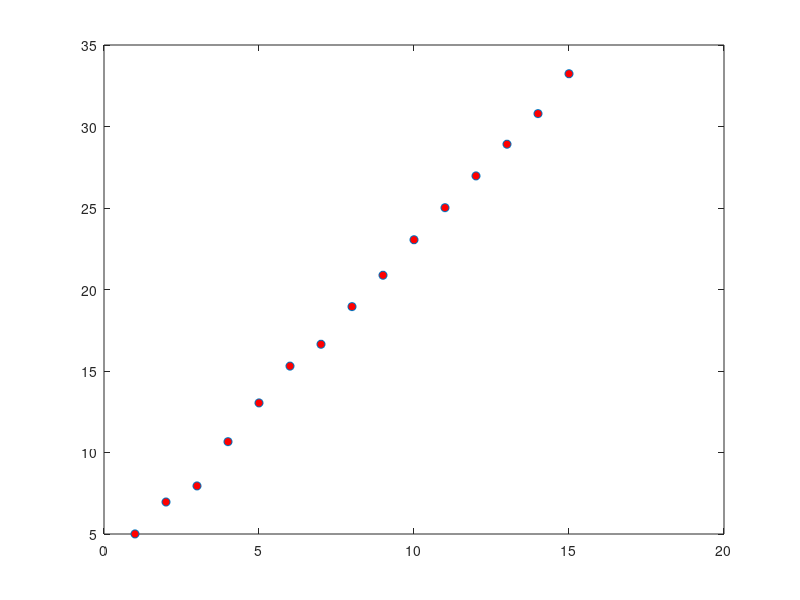
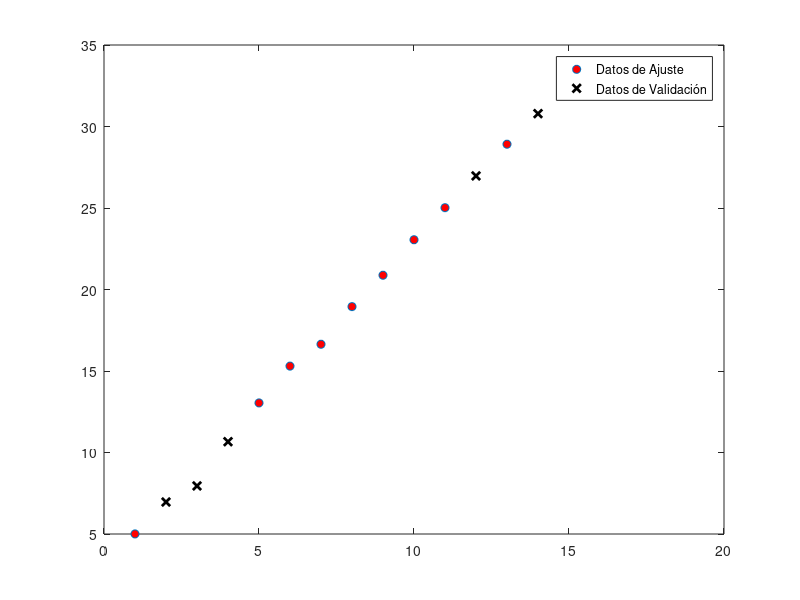
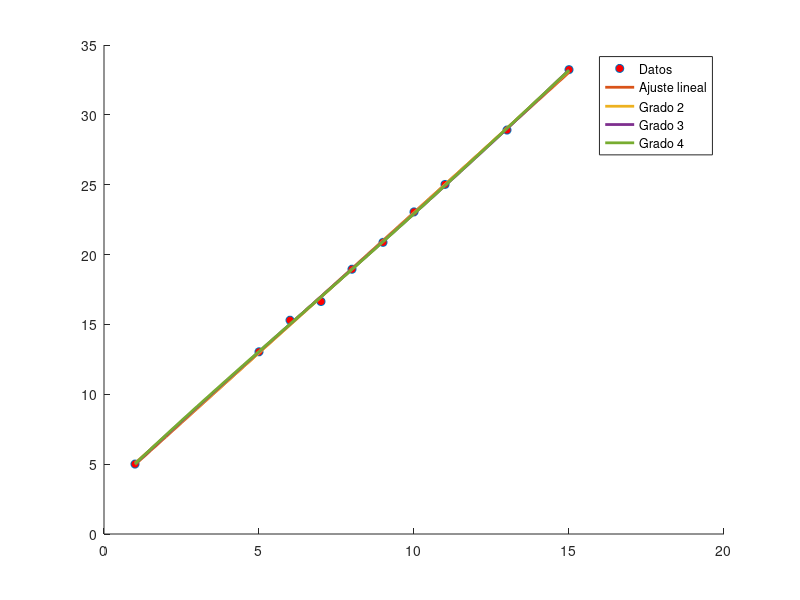
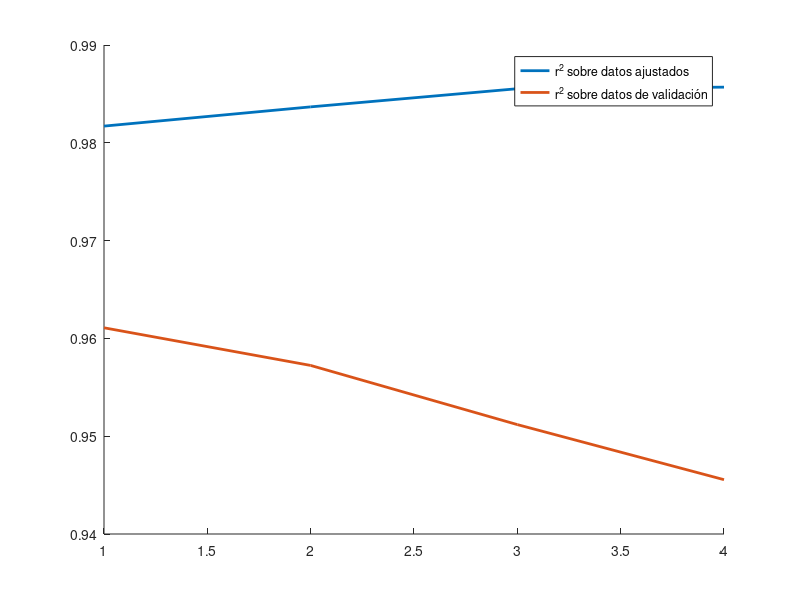

These charts were generated, in order, by the following MATLAB code:
xT=1:15;
yT = 2*xT + 3 + 0.3* randn(1,15);

plot(xT,yT,'o','MarkerFaceColor','r')

idx = randperm(15);

x = xT(idx(1:10));
y = yT(idx(1:10));

xv = xT(idx(10+1:end));
yv = yT(idx(10+1:end));


f =figure()
plot(x,y,'o','MarkerFaceColor','r')
hold on
p = plot(xv,yv,'kx','MarkerFaceColor',[0.3,0,0],'LineWidth',2)
legend('Datos de Ajuste','Datos de Validación','Location','best')
n= length(x);
for i=1:8
    sx(i) = sum(x.^i);
    if i<=5
        sy(i) = sum(y.*x.^(i-1));
    end
end

A4 = [n    , sx(1), sx(2), sx(3), sx(4);
      sx(1), sx(2), sx(3), sx(4), sx(5);
      sx(2), sx(3), sx(4), sx(5), sx(6);
      sx(3), sx(4), sx(5), sx(6), sx(7);
      sx(4), sx(5), sx(6), sx(7), sx(8)];


b4= sy';

c4 = A4\b4;
c3 = A4(1:4,1:4)\b4(1:4);
c2 = A4(1:3,1:3)\b4(1:3);
c1 = A4(1:2,1:2)\b4(1:2);
  
rx = min(x):.5:max(x);

a1 = @(x) c1(1) + c1(2)*x;
a2 = @(x) c2(1) + c2(2)*x+c2(3)*x.^2;
a3 = @(x) c3(1) + c3(2)*x+c3(3)*x.^2 +c3(4)*x.^3 ;
a4 = @(x) c4(1) + c4(2)*x+c4(3)*x.^2 +c4(4)*x.^3 +c4(5)*x.^4;



figure()
hold on
plot(x,y,'o','MarkerFaceColor','r')
plot(rx,a1(rx),'LineWidth',2)
plot(rx,a2(rx),'LineWidth',2)
plot(rx,a3(rx),'LineWidth',2)
plot(rx,a4(rx),'LineWidth',2)
legend('Datos','Ajuste lineal','Grado 2','Grado 3','Grado 4','Location','best')


%% 
varX = var(x);
ra(1) = (varX-sum((y- a1(x)).^2))/varX;
ra(2) = (varX-sum((y- a2(x)).^2))/varX;
ra(3) = (varX-sum((y- a3(x)).^2))/varX;
ra(4) = (varX-sum((y- a4(x)).^2))/varX;

varV = var(xv);
rv(1) = (varV-sum((yv- a1(xv)).^2))/varV;
rv(2) = (varV-sum((yv- a2(xv)).^2))/varV;
rv(3) = (varV-sum((yv- a3(xv)).^2))/varV;
rv(4) = (varV-sum((yv- a4(xv)).^2))/varV;

figure()
hold on
plot(ra,'LineWidth',2)
legend('r^2 sobre datos ajustados','Location','best')
plot(rv,'LineWidth',2)
legend('r^2 sobre datos ajustados','r^2 sobre datos de validación','Location','best')
